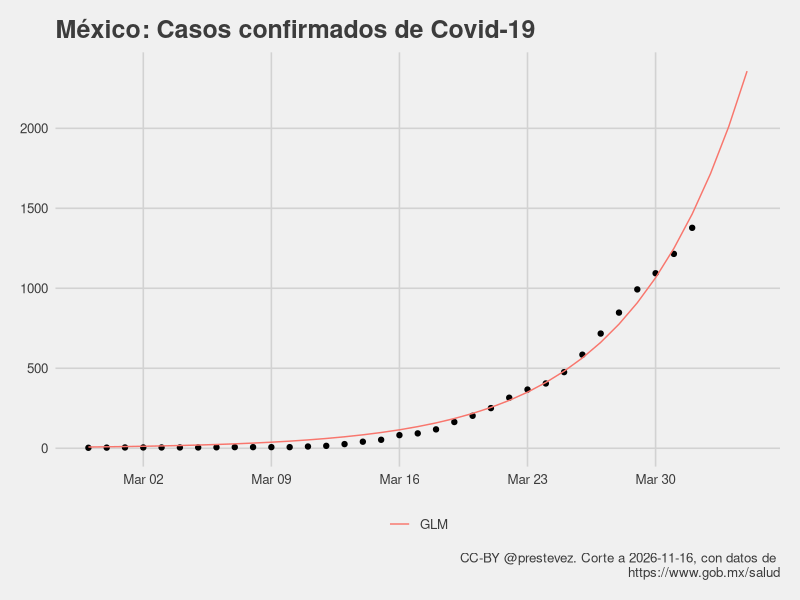
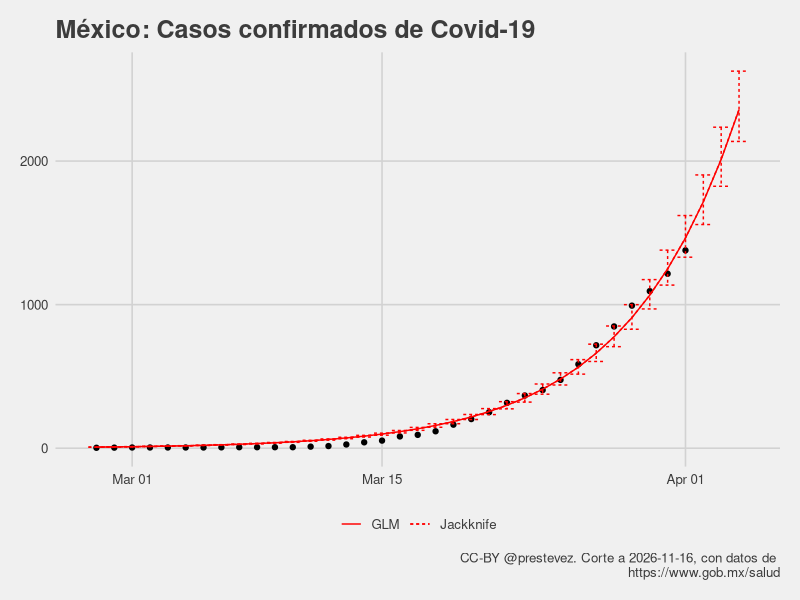
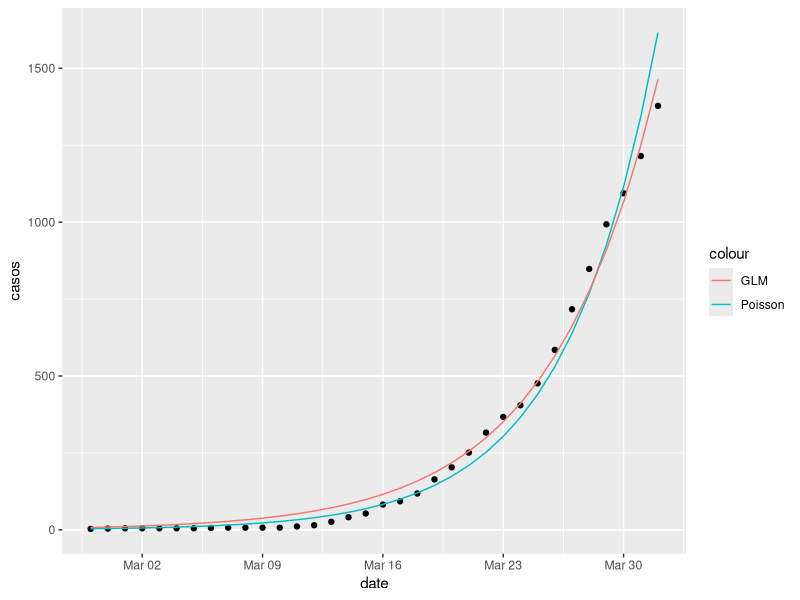
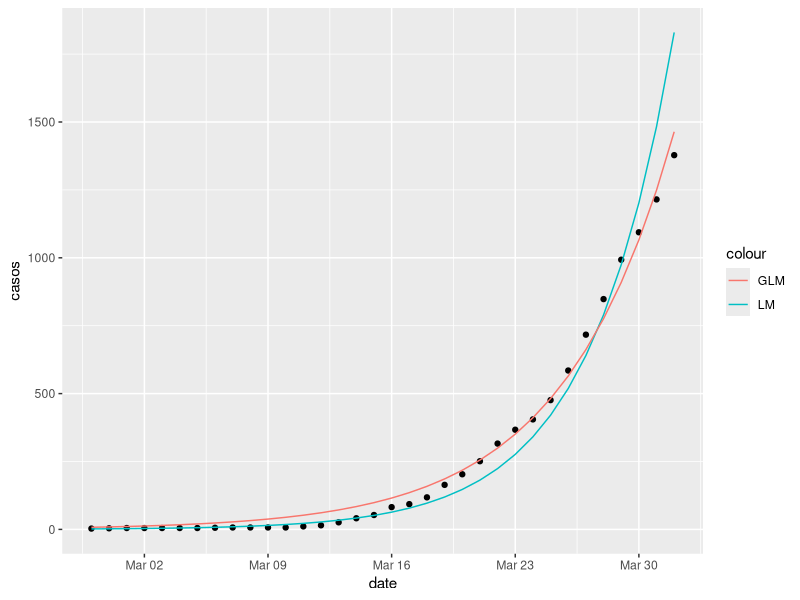

These figures' R source, in order: (Note: this script raises an error after producing the figures.)
library(tidyverse)
library(ggthemes)
library(lubridate)

casos <- read_csv("confirmados.csv")

casos$t <- (nrow(casos)-1):0

casos %>%
  filter(casos > 0) -> casos

m1 <- glm(casos ~ t, 
          data = casos,
          family = gaussian("log"))

summary(m1)

max_date <- max(casos$date) + 1
max_t <- max(casos$t) + 1

tibble(
  date = seq(max_date,max_date+2, 1),
  casos = NA,
  t = max_t:(max_t+2),
  predicted = predict(m1, newdata = data.frame(t = max_t:(max_t+2)), type = "response")
  ) %>%
  bind_rows(
    mutate(casos,
      predicted = predict(m1, type = "response"))) %>%
  arrange(date) -> casos_with_predictions

modelo <- paste0("Predicción casos = exp(",
                 round(m1[[1]][1], 2),
                 " + ",
                 round(m1[[1]][2], 2),
                 " x día)")

hoy <- Sys.Date()

pg <- "https://www.gob.mx/salud"

casos_with_predictions %>%
  ggplot(aes(date, casos)) + 
  geom_point() +
  theme_fivethirtyeight() +
  geom_line(aes(y = predicted, colour = "GLM")) +
  xlab("Total de casos") + 
  labs(title = "México: Casos confirmados de Covid-19",
       caption = paste0("CC-BY @prestevez. Corte a ", hoy, ", con datos de \n", pg)) +
  theme(legend.title = element_blank())

### Jackknife estimate?

lapply(1:nrow(casos), function(x){
  glm(casos ~ t, 
      data = casos[-x,],
      family = gaussian("log"))
}) -> m1_jk_ls

sapply(m1_jk_ls, function(x) coef(x)) %>% data.frame() %>%
  mutate(var = rownames(.)) %>%
  pivot_longer(-var, names_to = "rep") %>%
  group_by(var) %>%
  summarise(Estimate = mean(value),
            ci_low = quantile(value, 0.025),
            ci_high = quantile(value, 0.975)) -> m1_jk

pred_jk <- function(model, t, type = c("Estimate", "ci_low", "ci_high")){
  terms <- unlist(model[,type[1]])
  preds <- exp(terms[1] + (terms[2] * t))
  return(preds)
}


casos_with_predictions %>%
  mutate(Jackknife = pred_jk(m1_jk, t = t),
         Jackknife_low = pred_jk(m1_jk, t = t, "ci_low"),
         Jackknife_high = pred_jk(m1_jk, t = t, "ci_high")) -> casos_with_predictions_jk

casos_with_predictions_jk %>% data.frame

casos_with_predictions_jk %>%
  ggplot(aes(date, casos)) + 
  geom_point() +
  theme_fivethirtyeight() +
  geom_line(aes(y = predicted, linetype = "GLM"), colour = "red") +
  geom_line(aes(y = Jackknife, linetype = "Jackknife"), colour = "red") +
  geom_errorbar(aes(ymin = Jackknife_low,
                    ymax = Jackknife_high,
                    linetype = "Jackknife"),
                colour = "red") + 
  xlab("Total de casos") + 
  labs(title = "México: Casos confirmados de Covid-19",
       caption = paste0("CC-BY @prestevez. Corte a ", hoy, ", con datos de \n", pg)) +
  theme(legend.title = element_blank()) 

### MCMC does not appear to offer any benefits
# install.packages("MCMCpack")
# 
# library(MCMCpack)
# ls(package:MCMCpack)
# 
# m1_lm <- lm(log(casos) ~ t, data = casos)
# 
# summary(m1_lm)
# 
# casos_with_predictions %>%
#   mutate(predlm = exp(predict(m1_lm, newdata = data.frame(t = t)))) %>%
#   ggplot(aes(date, casos)) + 
#   geom_point() +
#   theme_fivethirtyeight() +
#   geom_line(aes(y = predicted, colour = "GLM")) +
#   geom_line(aes(y = predlm, colour = "LM")) +
#   xlab("Total de casos") + 
#   labs(title = "México: Casos confirmados de Covid-19",
#        caption = paste0("CC-BY @prestevez. Corte a ", hoy, ", con datos de \n", pg)) +
#   theme(legend.title = element_blank())
# 
# 
# m1_mcmc <- MCMCregress(log(casos) ~ t, data = casos)
# 
# summary(m1_mcmc)


m1p <- update(m1, family = "poisson")

summary(m1p)
summary(m1)

ggplot(casos, 
       aes(date, casos)) +
  geom_point() +
  geom_line(aes(y = predict(m1p, type = "response"), colour = "Poisson")) +
  geom_line(aes(y = predict(m1, type = "response"), colour = "GLM"))

summary(m1)

lm1 <- lm(log(casos) ~  t, data = casos)
summary(lm1)

casos %>%
  ggplot(aes(date, casos)) +
  geom_point() +
  geom_line(aes(y = exp(predict(lm1)), colour = "LM")) +
  geom_line(aes(y = predict(m1, type = "response"), colour = "GLM"))

# Modelo muertes totales y nuevas

casos_ext %>%
  filter(muertes > 0) %>%
  glm(muertes ~ t,
          data = .,
          family = gaussian("log")) -> d1


modelo_d <- paste0("Tendencia exponencial (",
                 round((exp(d1[[1]][2])-1)*100),
                 "% más muertes totales x día)")
tibble(
  date = max_date,
  muertes = NA,
  t = max_t,
  predicted = predict(d1, newdata = data.frame(t = max_t), type = "response")
) %>%
  bind_rows(
    mutate(filter(casos_ext, muertes > 0),
           predicted = predict(d1, type = "response"))) %>%
  arrange(date) -> muertes_with_predictions



muertes_with_predictions %>%
  ggplot(aes(date, muertes)) +
  geom_point() +
  theme_fivethirtyeight() +
  geom_line(aes(y = predicted, colour = modelo_d)) +
  xlab("Total de muertes") +
  labs(title = paste0("México: Total de muertes por Covid-19, ", hoy),
       subtitle = "Desde el día de la primera muerte reportada",
       caption = paste0("CC-BY @prestevez. Corte a ", hoy, ", con datos de \n", pg)) +
  theme(legend.title = element_blank()) -> p1_d

ggsave("muertes.png", p1_d, width = 7, height = 5)

d1_jk <- jk_model(d1) 



muertes_with_predictions %>%
  mutate(Jackknife = pred_jk(d1_jk, t = t),
         Jackknife_low = pred_jk(d1_jk, t = t, "ci_low"),
         Jackknife_high = pred_jk(d1_jk, t = t, "ci_high")) -> muertes_with_predictions_jk

muertes_with_predictions_jk

muertes_with_predictions_jk %>%
  ggplot(aes(date, muertes)) +
  geom_point() +
  theme_fivethirtyeight() +
  geom_line(aes(y = predicted, colour = modelo_d)) +
  #geom_line(aes(y = Jackknife, linetype = "Jackknife"), colour = "red") +
  geom_errorbar(aes(ymin = Jackknife_low,
                    ymax = Jackknife_high,
                    colour = modelo_d),
                linetype = 2) +
  xlab("Total de casos") +
  labs(title = "México: Total de muertes por Covid-19",
       subtitle = paste0("Actualización: ", hoy, ". Intervalo de confianza Jackknife del 95%."),
       caption = paste0("CC-BY @prestevez. Corte a ", hoy, "\ncon datos de ", pg)) +
  theme(legend.title = element_blank()) -> p1jk_d

ggsave("muertes_jk.png", p1jk_d, width = 7, height = 5)

jk_pred_d <- filter(muertes_with_predictions_jk, t == max_t)[,c(9,10)]

# 
# read_csv("confirmados.csv") %>%
#   mutate(t = (nrow(.)-1):0) %>%
#   arrange(date) %>%
#   mutate(casos_nuevos = casos-lag(casos),
#          muertes_nuevas = muertes - lag(muertes)) %>%
#   drop_na -> casos_ext
# 
# write_csv(casos_ext, "confirmados_extended.csv")

# Muertes nuevas

casos_ext %>%
  filter(muertes > 0) %>%
  glm(muertes_nuevas ~ t,
          data = .,
          family = poisson("log")) -> dn1


modelo_dn <- paste0("Tendencia Poisson (",
                   round((exp(d1[[1]][2])-1)*100),
                   "% más casos nuevos x día)")
tibble(
  date = max_date,
  muertes_nuevas = NA,
  t = max_t,
  predicted = predict(dn1, newdata = data.frame(t = max_t), type = "response")
) %>%
  bind_rows(
    mutate(filter(casos_ext, muertes > 0),
           predicted = predict(dn1, type = "response"))) %>%
  arrange(date) -> muertes_nuevos_with_predictions


jk_model(dn1) -> dn1_jk

muertes_nuevos_with_predictions %>%
  mutate(Jackknife = pred_jk(dn1_jk, t = t),
         Jackknife_low = pred_jk(dn1_jk, t = t, "ci_low"),
         Jackknife_high = pred_jk(dn1_jk, t = t, "ci_high")) -> muertes_nuevos_with_predictions_jk



muertes_nuevos_with_predictions_jk %>%
  ggplot(aes(date, muertes_nuevas)) +
  geom_point() +
  theme_fivethirtyeight() +
  geom_line(aes(y = predicted, colour = modelo_dn)) +
  geom_errorbar(aes(ymin = Jackknife_low,
                    ymax = Jackknife_high,
                    colour = modelo_dn),
                linetype = 2) +
  xlab("Total de casos nuevos") +
  labs(title = "México: Muertes **nuevas** de Covid-19",
       subtitle = paste0("Actualización: ", hoy, ". Intervalo de confianza Jackknife del 95%."),
       caption = paste0("CC-BY @prestevez. Corte a ", hoy, "\ncon datos de ", pg)) +
  theme(legend.title = element_blank()) -> p1n_d

ggsave("muertes_nuevos.png", p1n_d, width = 7, height = 5)

jk_pred_muertes_nuevas <- filter(muertes_nuevos_with_predictions_jk, t == max_t)[,c(9,10)]
